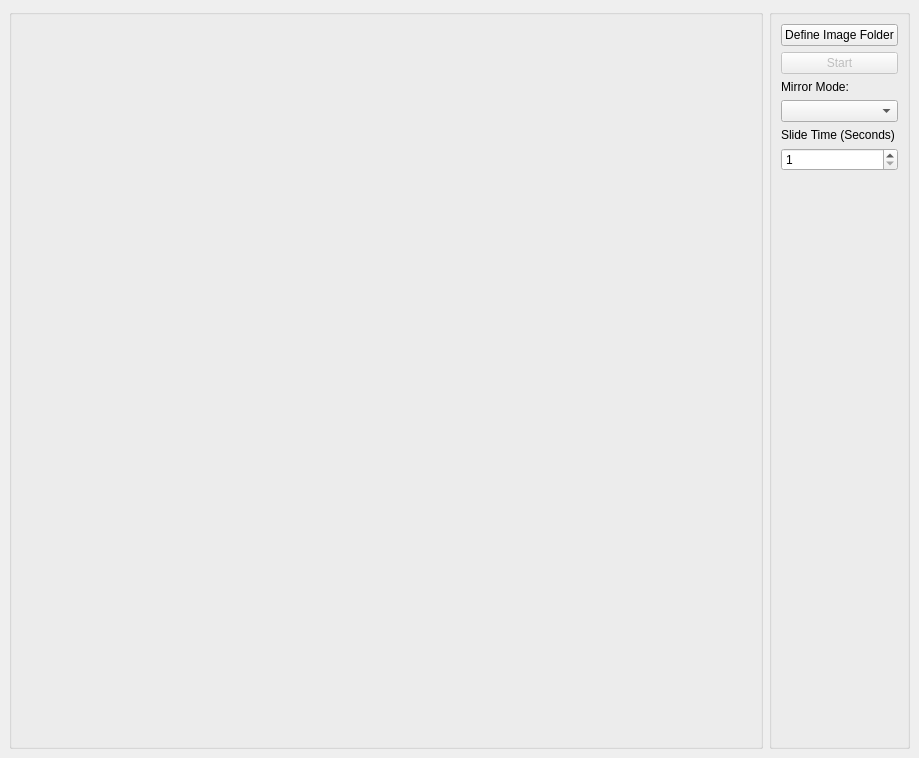
<?xml version="1.0" encoding="UTF-8"?>
<ui version="4.0">
 <class>issMainWindow</class>
 <widget class="QMainWindow" name="issMainWindow">
  <property name="geometry">
   <rect>
    <x>0</x>
    <y>0</y>
    <width>919</width>
    <height>758</height>
   </rect>
  </property>
  <property name="windowTitle">
   <string>SVTestApp01</string>
  </property>
  <widget class="QWidget" name="centralwidget">
   <layout class="QHBoxLayout" name="horizontalLayout">
    <item>
     <widget class="QGroupBox" name="gb_imgArea">
      <property name="title">
       <string/>
      </property>
      <property name="alignment">
       <set>Qt::AlignCenter</set>
      </property>
      <layout class="QVBoxLayout" name="verticalLayout_3"/>
     </widget>
    </item>
    <item>
     <widget class="QGroupBox" name="gb_Settings">
      <property name="sizePolicy">
       <sizepolicy hsizetype="Maximum" vsizetype="MinimumExpanding">
        <horstretch>0</horstretch>
        <verstretch>0</verstretch>
       </sizepolicy>
      </property>
      <property name="title">
       <string/>
      </property>
      <layout class="QVBoxLayout" name="verticalLayout_2">
       <item>
        <widget class="QPushButton" name="pb_imageFolder">
         <property name="sizePolicy">
          <sizepolicy hsizetype="Preferred" vsizetype="Fixed">
           <horstretch>0</horstretch>
           <verstretch>0</verstretch>
          </sizepolicy>
         </property>
         <property name="toolTip">
          <string>Click to select image folder</string>
         </property>
         <property name="text">
          <string>Define Image Folder</string>
         </property>
        </widget>
       </item>
       <item>
        <widget class="QPushButton" name="pb_startStop">
         <property name="enabled">
          <bool>false</bool>
         </property>
         <property name="sizePolicy">
          <sizepolicy hsizetype="Preferred" vsizetype="Fixed">
           <horstretch>0</horstretch>
           <verstretch>0</verstretch>
          </sizepolicy>
         </property>
         <property name="text">
          <string>Start</string>
         </property>
         <property name="icon">
          <iconset resource="../resource.qrc">
           <normaloff>:/res/icon_play.png</normaloff>:/res/icon_play.png</iconset>
         </property>
        </widget>
       </item>
       <item>
        <layout class="QVBoxLayout" name="verticalLayout">
         <item>
          <widget class="QLabel" name="label">
           <property name="text">
            <string>Mirror Mode:</string>
           </property>
          </widget>
         </item>
         <item>
          <widget class="QComboBox" name="cb_mirrorMode">
           <property name="toolTip">
            <string>Mirror images in respective axis.</string>
           </property>
          </widget>
         </item>
        </layout>
       </item>
       <item>
        <layout class="QVBoxLayout" name="verticalLayout_4">
         <property name="spacing">
          <number>6</number>
         </property>
         <item>
          <widget class="QLabel" name="lb_slideTime">
           <property name="text">
            <string>Slide Time (Seconds)</string>
           </property>
          </widget>
         </item>
         <item>
          <widget class="QSpinBox" name="sb_slideTime">
           <property name="toolTip">
            <string>Slide-show transition time</string>
           </property>
           <property name="suffix">
            <string/>
           </property>
           <property name="prefix">
            <string/>
           </property>
           <property name="minimum">
            <number>1</number>
           </property>
          </widget>
         </item>
        </layout>
       </item>
       <item>
        <spacer name="verticalSpacer">
         <property name="orientation">
          <enum>Qt::Vertical</enum>
         </property>
         <property name="sizeHint" stdset="0">
          <size>
           <width>20</width>
           <height>40</height>
          </size>
         </property>
        </spacer>
       </item>
      </layout>
     </widget>
    </item>
   </layout>
  </widget>
 </widget>
 <resources>
  <include location="../resource.qrc"/>
 </resources>
 <connections/>
</ui>
